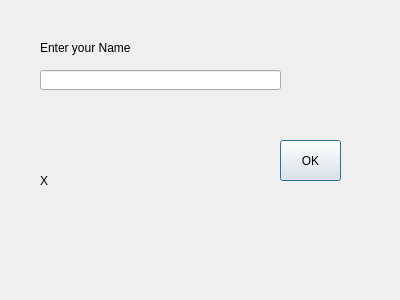
<?xml version="1.0" encoding="UTF-8"?>
<ui version="4.0">
 <class>HelloWoldDialog</class>
 <widget class="QDialog" name="HelloWoldDialog">
  <property name="geometry">
   <rect>
    <x>0</x>
    <y>0</y>
    <width>400</width>
    <height>300</height>
   </rect>
  </property>
  <property name="windowTitle">
   <string>Dialog</string>
  </property>
  <widget class="QLabel" name="label">
   <property name="geometry">
    <rect>
     <x>40</x>
     <y>40</y>
     <width>91</width>
     <height>16</height>
    </rect>
   </property>
   <property name="text">
    <string>Enter your Name</string>
   </property>
  </widget>
  <widget class="QLineEdit" name="lineEdit">
   <property name="geometry">
    <rect>
     <x>40</x>
     <y>70</y>
     <width>241</width>
     <height>20</height>
    </rect>
   </property>
  </widget>
  <widget class="QPushButton" name="Button_OK">
   <property name="geometry">
    <rect>
     <x>280</x>
     <y>140</y>
     <width>61</width>
     <height>41</height>
    </rect>
   </property>
   <property name="text">
    <string>OK</string>
   </property>
  </widget>
  <widget class="QLabel" name="label_result">
   <property name="geometry">
    <rect>
     <x>40</x>
     <y>160</y>
     <width>111</width>
     <height>41</height>
    </rect>
   </property>
   <property name="text">
    <string>X</string>
   </property>
  </widget>
 </widget>
 <resources/>
 <connections/>
</ui>
